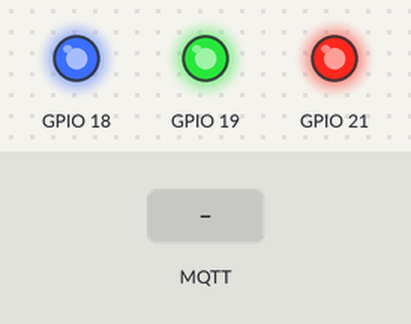
Bench run of a sketch on a simulated ESP32. Shown: output pins drawn as LEDs (lit = HIGH). Inputs (shaded band) come from the test bench. WiFi joins after 1.5 s; servers stay silent unless stated; random numbers use the default seed unless the sketch sets one; no MQTT or app messages arrive unless stated; what the sketch prints to the serial monitor is not drawn.

Above: at 2.7 s.
2.8 s: MQTT message "red" arrives on the first subscribed topic
At 3.8 s:
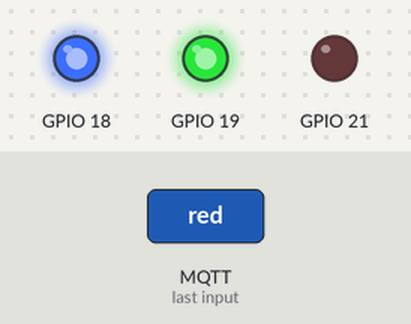
4.3 s: MQTT message "green" arrives on the first subscribed topic
At 5.0 s:
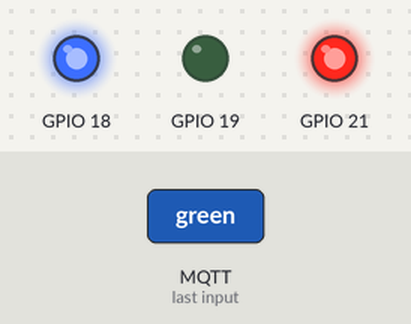
5.8 s: MQTT message "blue" arrives on the first subscribed topic
At 6.2 s:
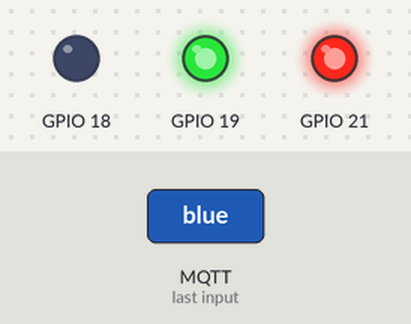
7.3 s: MQTT message "on" arrives on the first subscribed topic
At 8.5 s:
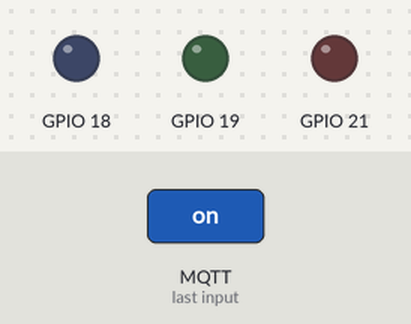
Timing chart, 0 to 9.8 s (numbered marks = the images above; inputs shaded):
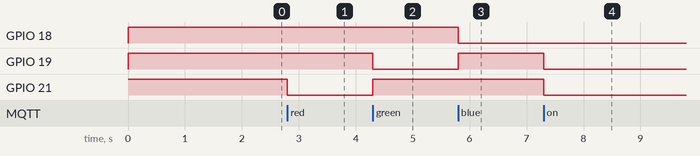

Measured:
- after the input at 2.8 s, GPIO 21: HIGH → LOW at once
- after the input at 4.3 s, GPIO 19: HIGH → LOW at once; GPIO 21: LOW → HIGH at once
- after the input at 5.8 s, GPIO 18: HIGH → LOW at once; GPIO 19: LOW → HIGH at once
- after the input at 7.3 s, GPIO 19, GPIO 21: HIGH → LOW at once

The sketch:

sketch.ino
```cpp
#include "WiFi.h"
#include <PubSubClient.h>
#include <string.h>

const char* ssid = "Wokwi-GUEST";
const char* password = "";

char server[]="broker.netpie.io";
char ClientID[]="e91107bc-3525-4f55-8ca3-6fef7fc63597";
char token[]="1pfDs7yLGMUbpvGopUY8W2oJcTJApmEp";
char secret[]="xJFKtsJxd1YYZ93EX$!44JBE3(6!($rs";

WiFiClient espClient;
PubSubClient client(espClient);
long lastMsg = 0;
char msg[50];
int value = 0;

void setup_wifi() {
  delay(10);
  Serial.println();
  Serial.print("Connecting to ");
  Serial.println(ssid);
  WiFi.begin(ssid, password);
  while (WiFi.status() != WL_CONNECTED) {
    delay(500);
    Serial.print(".");
  }
  randomSeed(micros());
  Serial.println("");
  Serial.println("WiFi connected");
  Serial.println("IP address: ");
  Serial.println(WiFi.localIP());
}

void callback(char* topic, byte* payload, unsigned int length)
{
  Serial.print("Message arrived [");
  Serial.print(topic);
  Serial.print("] ");
  String message="";
  int i=0;
  while (i<length) {
    message += (char)payload[i++];
  };
  Serial.println(message);
  if(String(topic) == "@msg/jim/led") {
    if(message.equals("red")){
      setRGB(21, 19, 18, "red");
    }else if(message.equals("green")){
      setRGB(21, 19, 18, "green");
    }else if(message.equals("blue")){
      setRGB(21, 19, 18, "blue");
    }else if(message.equals("on")){
      setRGB(21, 19, 18, "on");
    }else if(message.equals("off")){
      setRGB(21, 19, 18, "off");
    }
  }
}

void reconnect() { // Loop until we're reconnected
  while (!client.connected()) {
    Serial.print("Attempting MQTT connection...");
    String clientId = "ESP8266Client-14521212takai";
    clientId += String(random(0xffff), HEX);
    if (client.connect(ClientID, token, secret)) {
      Serial.println("connected");
      client.subscribe("@msg/jim/led");
      client.subscribe("@msg/test");
    } else {
      Serial.print("failed, rc=");
      Serial.print(client.state());
      Serial.println(" try again in 5 seconds");
      delay(5000);
    }
  }
}

void setRGB(int pinRed, int pinGreen, int pinBlue, String mode){
  if(mode.equals("red")){
    digitalWrite(pinRed, LOW);
    digitalWrite(pinGreen, HIGH);
    digitalWrite(pinBlue, HIGH);
  }else if(mode.equals("green")){
    digitalWrite(pinRed, HIGH);
    digitalWrite(pinGreen, LOW);
    digitalWrite(pinBlue, HIGH);
  }else if(mode.equals("blue")){
    digitalWrite(pinRed, HIGH);
    digitalWrite(pinGreen, HIGH);
    digitalWrite(pinBlue, LOW);
  }else if(mode.equals("on")){
    digitalWrite(pinRed, LOW);
    digitalWrite(pinGreen, LOW);
    digitalWrite(pinBlue, LOW);
  }else if(mode.equals("off")){
    digitalWrite(pinRed, HIGH);
    digitalWrite(pinGreen, HIGH);
    digitalWrite(pinBlue, HIGH);
  }
}

void setup() {
  pinMode(21, OUTPUT);
  pinMode(19, OUTPUT);
  pinMode(18, OUTPUT);
  digitalWrite(21, HIGH);
  digitalWrite(19, HIGH);
  digitalWrite(18, HIGH);
  Serial.begin(115200);
  setup_wifi();
  client.setServer(server, 1883);
  client.setCallback(callback);

}

void loop() {
  if (!client.connected()) {
    reconnect();
  }
  client.loop();
  long now = millis();
  if (now - lastMsg > 2000) {
    lastMsg = now;
  }
}
```
